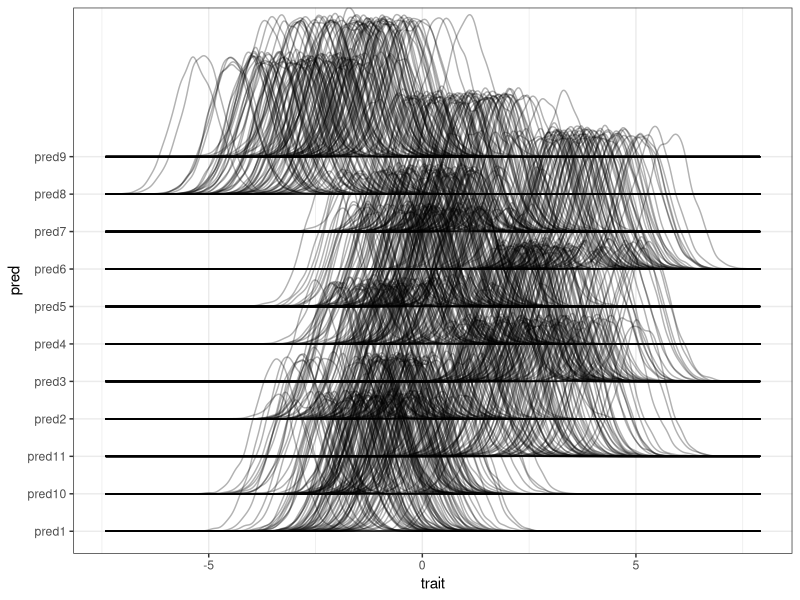
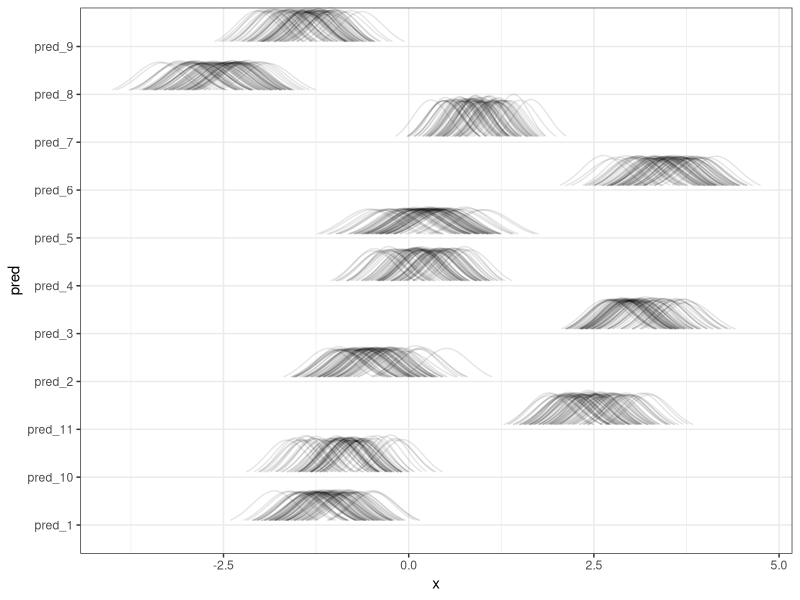

R code for these plots, in order:
## ---- chunk 1
library(knitr)
knitr::opts_chunk$set(
  collapse = TRUE,
  comment = "#>",
  message = FALSE,
  cache = FALSE,
  fig.align = "center",
  fig.show = "hold"
)
## ---- chunk 2
library(tidyverse)
library(ggridges)
library(here)
## ---- chunk 3
set.seed(123)
n_sp <- 80
n_each <- 4000
n_pred <- 11

pred_mean <- rnorm(n_pred, 0, 2)
m <- mapply(rnorm, n_sp, pred_mean)
trait <- mapply(rnorm, n_each, as.numeric(m), 0.5) |> as.numeric()

sp_m <- rep(seq_len(n_sp), n_pred)
sp <- rep(sp_m, each = n_each)
pred_m <- rep(seq_len(n_pred), each = n_sp)
pred <- rep(pred_m, each = n_each)

dummy <- tibble(trait,
  sp = paste0("sp", sp),
  pred = paste0("pred", pred)
#  density = dnorm(trait, as.numeric(m), 0.5)
)

ggplot(dummy, aes(x = trait, y = pred, gr = sp)) +
  geom_density_ridges(
    scale = 4,
    fill = NA,
    colour = rgb(0, 0, 0, 0.3)) +
  theme_bw()

## ---- chunk 4
set.seed(123)
n_sp <- 80
n_each <- 4000
n_pred <- 11
sp <- paste0("sp_", 1:n_sp)
pred <- paste0("pred_", 1:n_pred)

tmp <- expand_grid(pred, sp)
mu0 <- rnorm(n_pred, 0, 2)
mu0 <- rep(mu0, each = n_sp)

sig0 <- abs(rnorm(n_pred, 0.3, 0.03))
sig0 <- rep(sig0, each = n_sp)

dummy2 <- tmp |>
  mutate(mu = rnorm(nrow(tmp), mu0, 0.3)) |>
  mutate(sig = abs(rnorm(nrow(tmp), sig0, 0.01))) |>
  mutate(lwr = qnorm(0.025, mu, sig)) |>
  mutate(upr = qnorm(0.975, mu, sig)) |>
  mutate(x = map2(lwr, upr, seq, length = 80)) |>
  unnest(x) |>
  mutate(density = dnorm(x, mu, sig)) |>
  mutate(density = density / max(density))

ggplot(dummy2, aes(x = x, y = pred, gr = sp)) +
  geom_ridgeline(aes(height = density), fill = NA, colour = rgb(0, 0, 0, 0.1)) +
  theme_bw()

